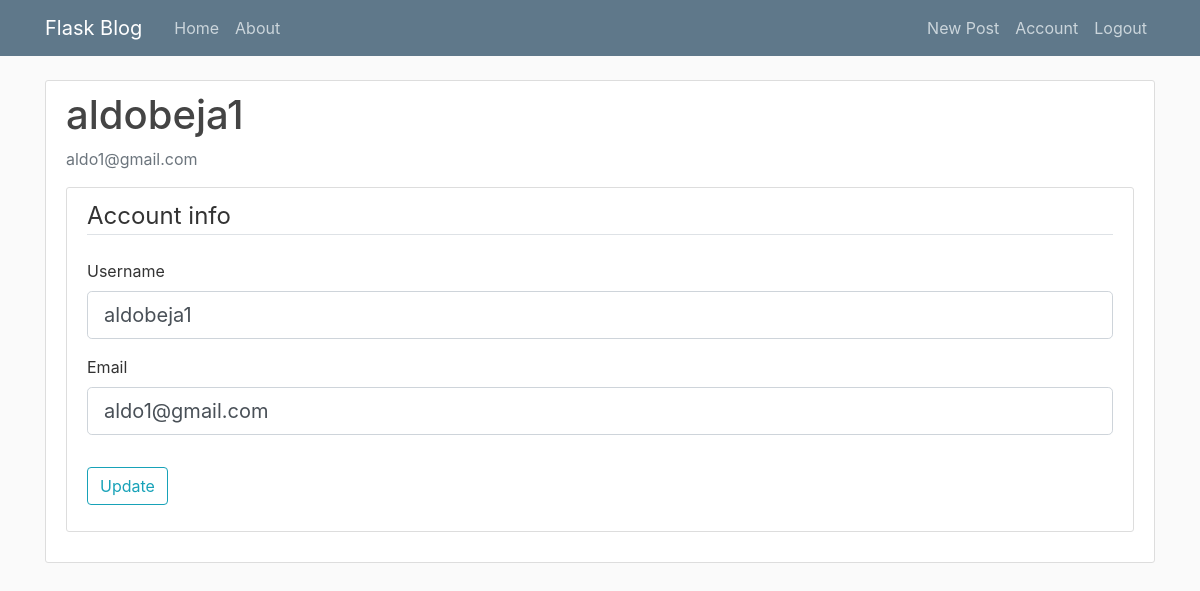
/account (signed in), run on an earlier commit of the app's database.
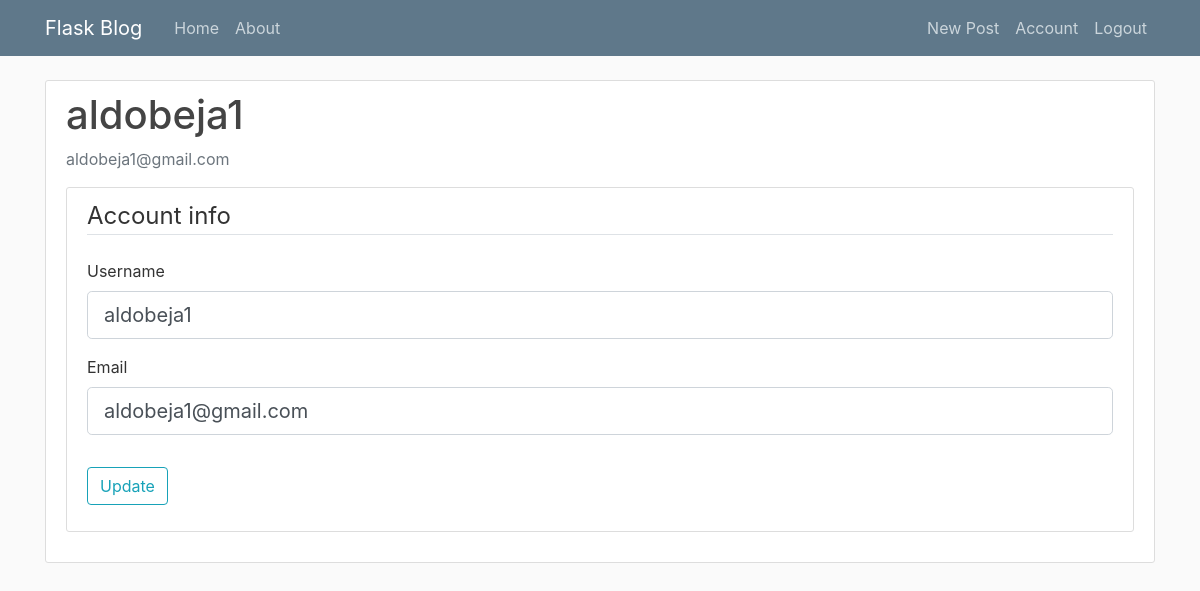
And on a later commit of the database.
### app.py (models this page shows, shortened)
class User(db.Model, UserMixin):
    id = db.Column(db.Integer, primary_key=True)
    username = db.Column(db.String(20), unique=True, nullable=False)
    email = db.Column(db.String(120), unique=True, nullable=False)
    password = db.Column(db.String(60),nullable=False)
    posts = db.relationship('Post', backref='author', lazy=True)
    user_comments = db.relationship('Comment', backref='author_comment', lazy=True)

### app.py (the view)
@app.route('/account', methods=['GET', 'POST'])
@login_required
def account():
    form = UpdateAccountForm()
    if form.validate_on_submit():
        username_already_in_db = User.query.filter_by(username=form.username.data).first()
        email_already_in_db = User.query.filter_by(email=form.email.data).first()
        if username_already_in_db or email_already_in_db:
            flash(f'Credentials already in use.', 'danger')
            return redirect(url_for('account'))
        else:
            update_username_email_on_user_table(form, current_user)
            return redirect(url_for('account'))
    elif request.method == 'GET':
        form.username.data = current_user.username
        form.email.data = current_user.email
    return render_template('account.html', title='Account',
                           form=form)

### forms.py
class UpdateAccountForm(FlaskForm):
    username = StringField('Username',
                                validators=[DataRequired(), Length(min=2, max=20)])  #Username as a label
    email = StringField('Email',
                                validators=[DataRequired(), Email()])
    submit = SubmitField('Update')

### app.py (called while the page is built)
@login_menager.user_loader
def load_user(user_id):
    return User.query.get(int(user_id))

### templates/account.html (shortened to what this page needs)
{% extends "layout.html" %}
{% block content %}
<div class="content-section">
    <div class="media">
      <div class="media-body">
        <h2 class="account-heading">{{ current_user.username}}</h2>
        <p class="text-secondary">{{ current_user.email}}</p>
      </div>
    </div>
    <div class="content-section">
      <form method="POST" action="">
          <fieldset class="form-group">
              <legend class="border-bottom mb-4">Account info</legend>
              <div class="form-group">
                  {{ form.username.label(class="form-control-label") }}
                  {% if form.username.errors %}
                      {{ form.username(class="form-control form-control-lg is-invalid") }}
                      <div class="invalid-feedback">
                          {% for error in form.username.errors %}
                              <span>{{ error }}</span>
                          {% endfor %}
                      </div>
                  {% else %}
                      {{ form.username(class="form-control form-control-lg") }}
                  {% endif %}
              </div>
              <div class="form-group">
                  {{ form.email.label(class="form-control-label") }}
                  {% if form.email.errors %}
                      {{ form.email(class="form-control form-control-lg is-invalid") }}
                      <div class="invalid-feedback">
                          {% for error in form.email.errors %}
                              <span>{{ error }}</span>
                          {% endfor %}
                      </div>
                  {% else %}
                      {{ form.email(class="form-control form-control-lg") }}
                  {% endif %}
              </div>
          </fieldset>
          <div class="form-group">
              {{ form.submit(class="btn btn-outline-info") }}
          </div>
      </form>
  </div>
  </div>
{% endblock %}

### templates/layout.html (shortened to what this page needs)
<!DOCTYPE html>
<html lang="en">
<head>
    <link rel="stylesheet" href="https://cdn.jsdelivr.net/npm/bootstrap@4.5.3/dist/css/bootstrap.min.css">
    <link rel="stylesheet" href="{{ url_for('static', filename='main.css')}}">
</head>
<body>
    <header class="site-header">
        <nav class="navbar navbar-expand-md navbar-dark bg-steel fixed-top">
            <div class="container">
                <a class="navbar-brand mr-4" href="/">Flask Blog</a>
                <div class="collapse navbar-collapse" id="navbarToggle">
                    <div class="navbar-nav mr-auto">
                        <a class="nav-item nav-link" href="{{ url_for('home')}}">Home</a>
                        <a class="nav-item nav-link" href="{{ url_for('about')}}">About</a>
                    </div>
                    <div class="navbar-nav">
                        {% if current_user.is_authenticated %}
                            <a class="nav-item nav-link" href="{{url_for('new_post')}}">New Post</a>
                            <a class="nav-item nav-link" href="{{url_for('account')}}">Account</a>
                            <a class="nav-item nav-link" href="{{url_for('logout')}}">Logout</a>
                        {% else %}
                            <a class="nav-item nav-link" href="{{url_for('login')}}">Login</a>
                            <a class="nav-item nav-link" href="{{url_for('register')}}">Register</a>
                        {% endif%}
                    </div>
                </div>
            </div>
        </nav>
    </header>
    <div class="container">
        {% block content %}
        {% endblock %}
    </div>
</body>
</html>

### static/main.css (style rules this page uses)
body { background: #fafafa; color: #333333; margin-top: 5rem; }
h1, h2, h3, h4, h5, h6 { color: #444444; }
.bg-steel { background-color: #5f788a; }
.site-header .navbar-nav .nav-link { color: #cbd5db; }
.content-section { background: #ffffff; padding: 10px 20px; border: 1px solid #dddddd; border-radius: 3px; margin-bottom: 20px; }
.account-heading { font-size: 2.5rem; }

What changed in the data, as far as the page shows it:
changed User "aldobeja1": email "aldo1@gmail.com" → "aldobeja1@gmail.com"
